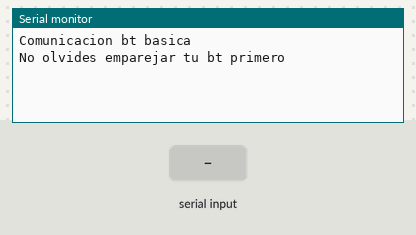
The sketch below on a simulated ESP32. Parts: the last lines printed to the serial monitor. The test bench sets the inputs (shaded band). Nothing arrives over Bluetooth unless stated.

Above: at 1.4 s.
1.5 s: "1\n" received over Serial
At 2.3 s:
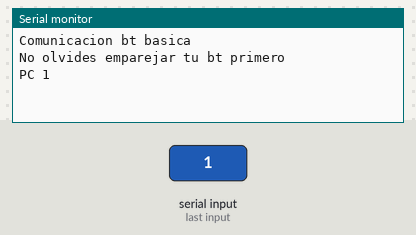
3.0 s: "1\n" received over the second serial link
At 3.4 s:
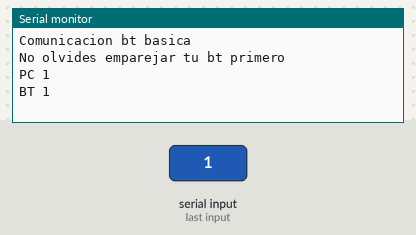
4.5 s: "0\n" received over Serial
At 5.7 s:
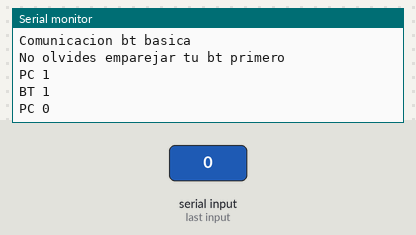
6.0 s: "0\n" received over the second serial link
At 6.9 s:
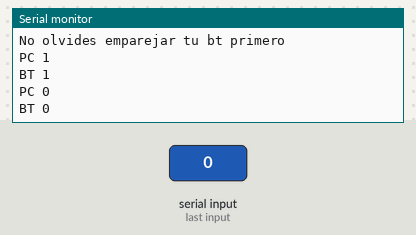

Measured:
- after the input at 1.5 s, the serial monitor: prints a new line at once (image 1)
- after the input at 3.0 s, the serial monitor: prints a new line at once (image 2)
- after the input at 4.5 s, the serial monitor: prints a new line at once (image 3)
- after the input at 6.0 s, the serial monitor: prints a new line at once (image 4)

The sketch:

sketch_jan14c.ino
```cpp
#include <BluetoothSerial.h>


BluetoothSerial bt;
void setup() {
  // put your setup code here, to run once:
  Serial.begin(115200);
  delay(200);
  // BT
  bt.begin("RENE");
  Serial.println();
  Serial.println("Comunicacion bt basica");
  Serial.println("No olvides emparejar tu bt primero");
  Serial.println();


}

void loop() {
  String s= "";
  if(Serial.available()){//Hay datos en el buffer serie
    s= Serial.readStringUntil('\n'); //Leer los datos hasta que se encuentre la nueva linea
    Serial.println("PC "+ s); //Publica ebn PC
    bt.println(s); //Publica en bluetooth
  }
  if(bt.available()){//hay datos en el bufer Bluetooth??
   s=bt.readStringUntil('\n');//Lee los datos hasta nueva linea
   Serial.println("BT "+ s); // Publiva en PC lo recibieo por BT
  bt.println(s); //Eco en BT
  }
}
```
